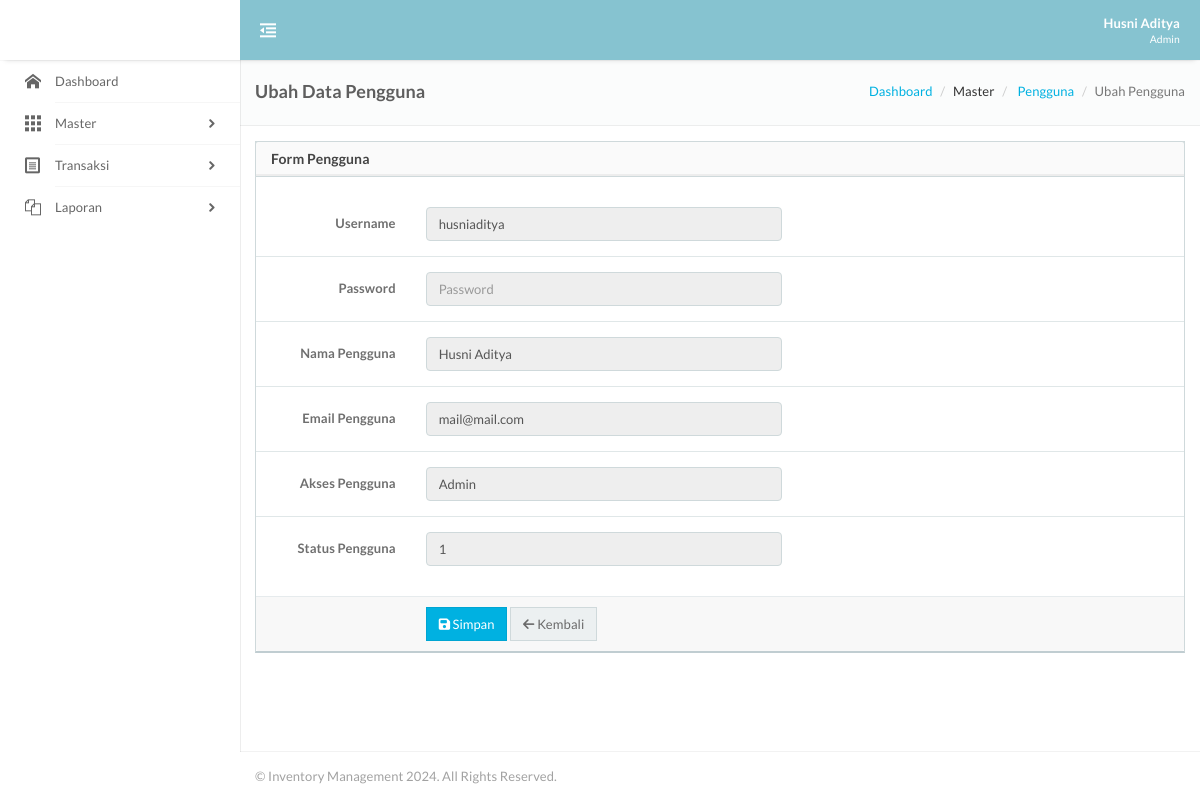
Screenshot of /pengguna_transaksi.php?method=view&id=USR-202411-001 (signed in) with the database file from the repository.
### tables this page shows
CREATE TABLE IF NOT EXISTS `m_user` (
  `ID_USER` varchar(50) NOT NULL,
  `USERNAME` varchar(50) DEFAULT NULL,
  `USERPASSWORD` text DEFAULT NULL,
  `NAMA` varchar(50) DEFAULT NULL,
  `EMAIL` varchar(50) DEFAULT NULL,
  `AKSES` varchar(50) DEFAULT NULL,
  `STATUS` varchar(50) DEFAULT NULL,
  `CREATED_BY` varchar(50) DEFAULT NULL,
  `CREATED_DATE` datetime DEFAULT NULL,
  `UPDATED_BY` varchar(50) DEFAULT NULL,
  `UPDATED_DATE` datetime DEFAULT NULL,
  PRIMARY KEY (`ID_USER`)
);

### module/connection/conn.php (called while the page is built, shortened)
<?php
$host = "localhost";
$database = "inventory";
$username = "burhan";
$password = "inventory2024";
try {
    $db1 = new PDO("mysql:host=$host;dbname=$database", $username, $password);
    $db1->setAttribute(PDO::ATTR_ERRMODE, PDO::ERRMODE_EXCEPTION);
    function GetQuery2($query, $params = [])
    {
        global $db1;
        $result = $db1->prepare($query);
        $result->execute($params);
        return $result;
    }
} catch (PDOException $e) {
    die("Database connection failed: " . $e->getMessage());
}
?>

### module/backend/master/pengguna/t_pengguna.php (called while the page is built, shortened)
<?php
if (isset($_GET['method']) && $_GET['method'] == 'delete') {
    require_once '../../../connection/conn.php';
    $ID_USER_LOGIN = $_SESSION['LOGINUS_INV'];
    $ID_USER_GET = $_GET['id'];
    $query = "DELETE FROM m_user WHERE ID_USER = :ID_USER";
    $params = array(':ID_USER' => $ID_USER_GET);
    $deleteKategori = GetQuery2($query, $params);
    if ($deleteKategori->rowCount() > 0) {
        echo "<script>alert('Data berhasil dihapus');</script>";
        echo "<script>document.location.href='../../../../pengguna.php';</script>";
    } else {
        echo "<script>alert('Data gagal dihapus');</script>";
    }
} else {
    $query = "SELECT *,CASE WHEN STATUS = 1 THEN 'Aktif' ELSE 'Tidak Aktif' END STATUS_DETAIL FROM m_user";
    $params = array();
    $getUser = GetQuery2($query, $params);
    $rowUser = $getUser->fetchAll(PDO::FETCH_ASSOC);
    if (isset($_GET['id'])) {
        $ID_USER_GET = $_GET['id'];
        $query = "SELECT *,CASE WHEN STATUS = 1 THEN 'Aktif' ELSE 'Tidak Aktif' END STATUS_DETAIL FROM m_user WHERE ID_USER = :ID_USER";
        $params = array(':ID_USER' => $ID_USER_GET);
        $getUser = GetQuery2($query, $params);
        $rowUser = $getUser->fetchAll(PDO::FETCH_ASSOC);
        foreach ($rowUser as $row) {
            extract($row);
        }
    }
}
?>

### module/view/master/pengguna/v_pengguna_transaksi.php (the view, shortened to what this page needs)
<?php
if (isset($_GET['id']) && $_GET['method'] == 'view') {
    ?>
    <div class="container-fluid">
        <div class="page-header page-header-block">
            <div class="page-header-section">
                <h4 class="title semibold">Ubah Data Pengguna</h4>
            </div>
            <div class="page-header-section">
                <div class="toolbar">
                    <ol class="breadcrumb breadcrumb-transparent nm">
                        <li><a href="dashboard.php">Dashboard</a></li>
                        <li >Master</li>
                        <li><a href="pengguna.php"> Pengguna</a></li>
                        <li class="active">Ubah Pengguna</li>
                    </ol>
                </div>
            </div>
        </div>
        <div class="row">
            <div class="col-md-12">
                <div class="panel panel-default">
                    <div class="panel-heading">
                        <h3 class="panel-title">Form Pengguna</h3>
                    </div>
                    <form class="form-horizontal form-bordered" action="" method="post" data-parsley-validate>
                        <div class="panel-body">
                            <div class="form-group">
                                <label class="col-sm-2 control-label">Username</label>
                                <div class="col-sm-5">
                                    <input class="form-control" type="text" name="USERNAME" placeholder="Username" value="<?= $USERNAME; ?>" data-parsley-error-message="Mohon masukkan username" readonly>
                                </div>
                            </div>
                            <div class="form-group">
                                <label class="col-sm-2 control-label">Password</label>
                                <div class="col-sm-5">
                                    <input class="form-control" type="password" name="USERPASSWORD" placeholder="Password" value="" data-parsley-error-message="Mohon masukkan password" readonly>
                                </div>
                            </div>
                            <div class="form-group">
                                <label class="col-sm-2 control-label">Nama Pengguna</label>
                                <div class="col-sm-5">
                                    <input class="form-control" type="text" name="NAMA" placeholder="Nama" value="<?= $NAMA; ?>" data-parsley-error-message="Mohon masukkan nama" readonly>
                                </div>
                            </div>
                            <div class="form-group">
                                <label class="col-sm-2 control-label">Email Pengguna</label>
                                <div class="col-sm-5">
                                    <input class="form-control" type="email" name="EMAIL" placeholder="Email" value="<?= $EMAIL; ?>" data-parsley-error-message="Mohon masukkan email" readonly>
                                </div>
                            </div>
                            <div class="form-group">
                                <label class="col-sm-2 control-label">Akses Pengguna</label>
                                <div class="col-sm-5">
                                    <input class="form-control" type="text" name="AKSES" placeholder="Email" value="<?= $AKSES; ?>" data-parsley-error-message="Mohon masukkan email" readonly>
                                </div>
                            </div>
                            <div class="form-group">
                                <label class="col-sm-2 control-label">Status Pengguna</label>
                                <div class="col-sm-5">
                                    <input class="form-control" type="text" name="STATUS" placeholder="Email" value="<?= $STATUS; ?>" data-parsley-error-message="Mohon masukkan email" readonly>
                                </div>
                            </div>
                        </div>
                        <div class="panel-footer">
                            <div class="row">
                                <div class="col-sm-9 col-sm-offset-2">
                                    <button type="submit" name="simpan" class="btn btn-primary"><i class="fa fa-save"></i> Simpan</button>
                                    <a href="pengguna.php" class="btn btn-default"><i class="fa fa-arrow-left"></i> Kembali</a>
                                </div>
                            </div>
                    </form>
                </div>
            </div>
        </div>
    </div>
    <?php
}
?>

### assets/stylesheet/layout.css (style rules this page uses)
html { position: relative; z-index: 1; min-height: 100%; letter-spacing: 0.1px; }
html body { font-family: 'Lato', sans-serif; font-size: 13px; min-height: 100%; background-color: #fff; overflow-x: hidden; }
#main > .container-fluid, #main > .container { float: left; width: 100%; padding: 15px; padding-bottom: 0; }

### rows the page displays
m_user: USERNAME "husniaditya", NAMA "Husni Aditya", EMAIL "mail@mail.com", AKSES "Admin", STATUS "1"

### other values shown
$_SESSION["LOGINNAMA_INV"] "Husni Aditya"
$_SESSION["LOGINAKS_INV"] "Admin"
